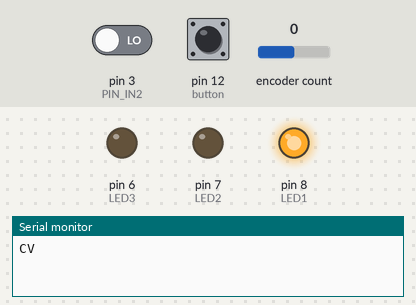
The sketch below on a simulated Arduino Uno, built with avr-gcc and run on an emulated ATmega328P. On the bench: output pins drawn as LEDs (lit = HIGH), the last lines printed to the serial monitor. The inputs (shaded band) are chosen by the test bench; at power-on: encoder count 0, pin 3 (PIN_IN2) LOW, pin 12 (button) HIGH.

Above: at 1.2 s.
1.3 s: encoder count set to -1
At 2.2 s:
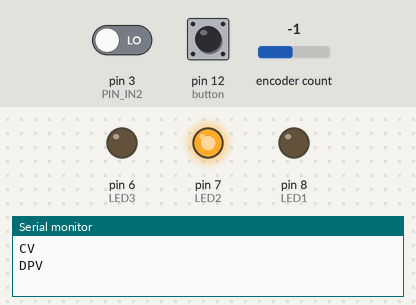
2.8 s: encoder count set to -2
At 3.3 s:
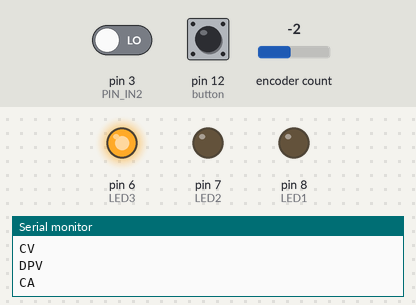
8.4 s: encoder count set to 2
At 8.8 s:
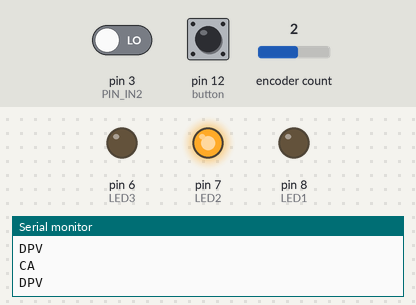
9.9 s: encoder count set to 3
At 11.1 s:
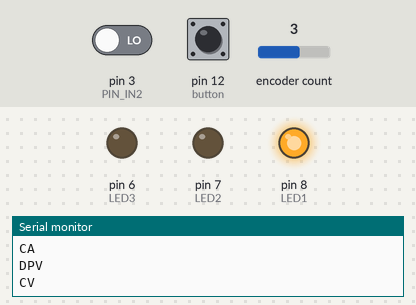
Timing chart, 0 to 12.4 s (numbered marks = the images above; inputs shaded):
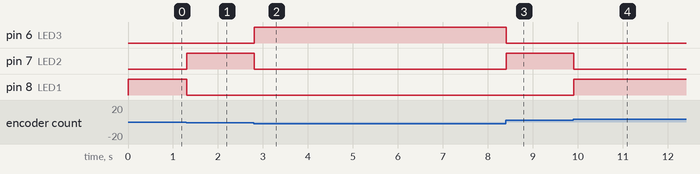

The sketch:

RotaryEncoder.ino
```cpp
#include <RotaryEncoder.h>


#define PIN_IN1 2
#define PIN_IN2 3
#define button 12
#define LED1 8
#define LED2 7
#define LED3 6

uint8_t LED = 0;
uint8_t buttonState, lastButtonState = HIGH;
unsigned long lastDebounceTime = 0;
unsigned long debounceDelay = 50;
boolean techChosen = false;

RotaryEncoder *encoder = nullptr;

void checkPosition() {
  encoder->tick();
}


void setup() {
  Serial.begin(9600);

  encoder = new RotaryEncoder(PIN_IN1, PIN_IN2, RotaryEncoder::LatchMode::TWO03);
  attachInterrupt(digitalPinToInterrupt(PIN_IN1), checkPosition, CHANGE);
  attachInterrupt(digitalPinToInterrupt(PIN_IN2), checkPosition, CHANGE);

  pinMode(button, INPUT_PULLUP);
  pinMode(LED1, OUTPUT);
  pinMode(LED2, OUTPUT);
  pinMode(LED3, OUTPUT);
  LEDchoice();
}

void loop() {

  if (!techChosen) {
    rotaryEncoder();

    if (buttonPress()) {
      Serial.print("You have chosen ");
      LEDchoice();
      techChosen = true;
    }
  }

  if (buttonPress() && techChosen) {
    Serial.print("You are cancelling ");
    LEDchoice();
    techChosen = false;
  }
}

boolean buttonPress(void) {
  int reading = digitalRead(button);
  if (reading != lastButtonState) {
    lastDebounceTime = millis();
  }

  if ((millis() - lastDebounceTime) > debounceDelay) {
    if (reading != buttonState) {
      buttonState = reading;
      if (!buttonState) {
        lastButtonState = reading;
        return true;
      }
    }
  }
  lastButtonState = reading;
  return false;
}

void rotaryEncoder() {
  static int pos = 0;

  encoder->tick();

  int newPos = encoder->getPosition();
  if (pos != newPos) {
    if ((int)(encoder->getDirection()) < 0) {
      LED++;
      LEDchoice();
    } else {
      LED--;
      LEDchoice();
    }
    pos = newPos;
  }
}

void LEDchoice() {
  switch (LED) {
    case 0:
      digitalWrite(LED1, HIGH);
      digitalWrite(LED2, LOW);
      digitalWrite(LED3, LOW);
      Serial.println("CV");
      break;
    case 1:
      digitalWrite(LED1, LOW);
      digitalWrite(LED2, HIGH);
      digitalWrite(LED3, LOW);
      Serial.println("DPV");
      break;
    case 2:
      digitalWrite(LED1, LOW);
      digitalWrite(LED2, LOW);
      digitalWrite(LED3, HIGH);
      Serial.println("CA");
      break;
  }
}
```

Measured:
- after the input at 1.3 s, pin 7 (LED2): LOW → HIGH at once; pin 8 (LED1): HIGH → LOW at once
- after the input at 2.8 s, pin 6 (LED3): LOW → HIGH at once; pin 7 (LED2): HIGH → LOW at once
- after the input at 8.4 s, pin 6 (LED3): HIGH → LOW at once; pin 7 (LED2): LOW → HIGH at once
- after the input at 9.9 s, pin 7 (LED2): HIGH → LOW at once; pin 8 (LED1): LOW → HIGH at once
